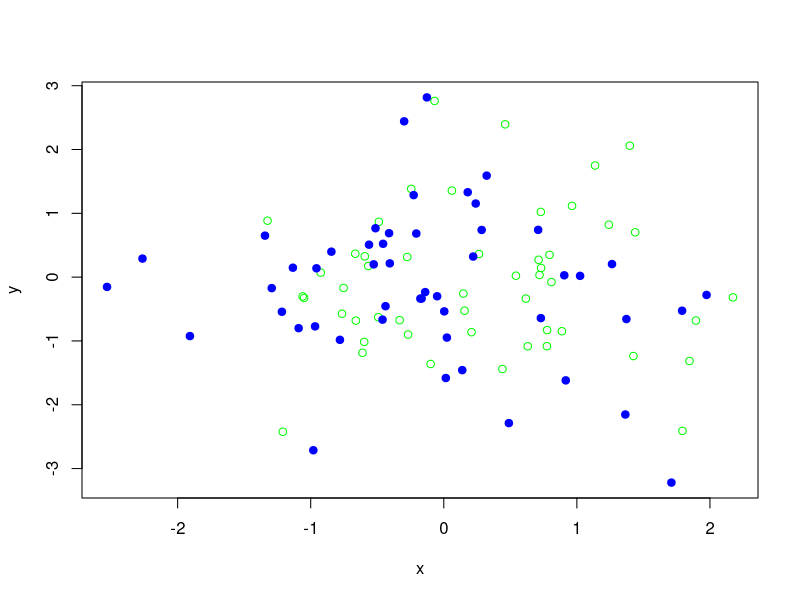

Here is the R script that generated this plot:
## Subsetting data by levels with `gl` function

## generate data
x <- rnorm(100)
y <- rnorm(100)

## create levels
g <- gl(2, 50, labels = c("Male", "Female"))

## generate empty plot
plot(x,y, type= "n")

## subset and plot data by levels
points(x[g=="Male"], y[g=="Male"], col = "green")
points(x[g=="Female"], y[g=="Female"], col = "blue", pch = 19)